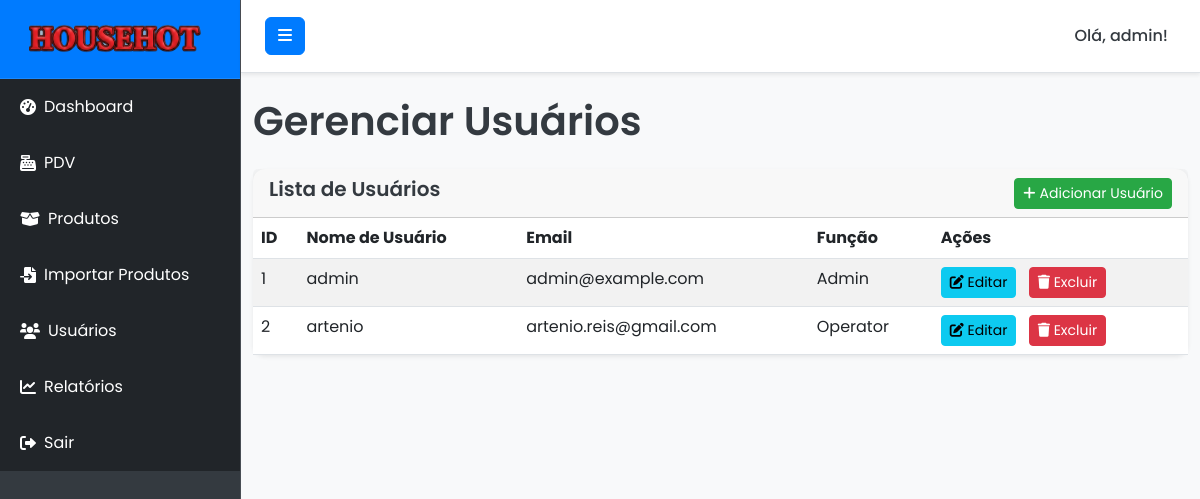
Page /users (signed in) on the earlier database version.
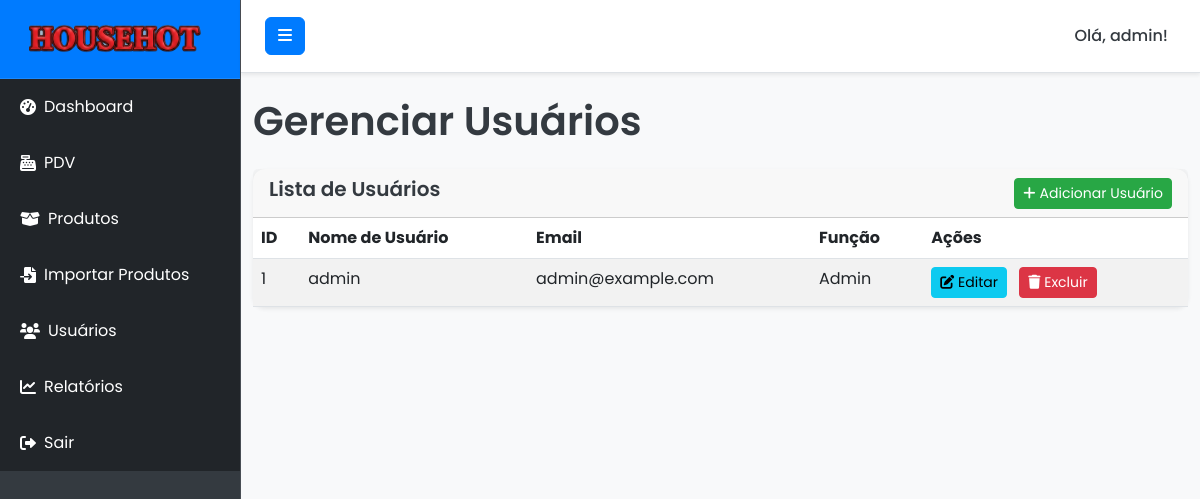
Same page on the later database version.
### models.py (models this page shows, shortened)
class User(db.Model, UserMixin):
    id = db.Column(db.Integer, primary_key=True)
    username = db.Column(db.String(64), unique=True, nullable=False)
    email = db.Column(db.String(120), unique=True, nullable=False)
    password_hash = db.Column(db.String(128))
    role = db.Column(db.String(20), default='user') # 'admin' ou 'user'
    sales = db.relationship('Sale', backref='user', lazy=True) # Relacionamento com vendas
    def is_admin(self):
        return self.role == 'admin'

### routes.py (the view)
@main_bp.route('/users')
@admin_required
def users():
    from models import User
    users = User.query.all()
    return render_template('users.html', users=users)

### app.py (called while the page is built)
def create_app():
    app = Flask(__name__, instance_relative_config=True)
    app.config.from_object('config.Config')
    try:
        app.config.from_pyfile('config.py')
    except FileNotFoundError:
        pass
    db.init_app(app)
    login_manager.init_app(app)
    migrate.init_app(app, db) # Inicializa Flask-Migrate com o app e o db
    login_manager.login_view = 'main.login'
    login_manager.login_message_category = 'info'
    login_manager.login_message = 'Por favor, faça login para acessar esta página.'
    @login_manager.user_loader
    def load_user(user_id):
        return User.query.get(int(user_id))
    app.register_blueprint(main_bp)
    return app

### routes.py (called while the page is built)
def admin_required(f):
    @wraps(f)
    @login_required
    def decorated_function(*args, **kwargs):
        from models import User
        if not current_user.is_admin():
            flash('Você não tem permissão para acessar esta página.', 'danger')
            return redirect(url_for('main.dashboard'))
        return f(*args, **kwargs)
    return decorated_function

### templates/users.html (shortened to what this page needs)
{% extends "base.html" %}
{% block content %}
<h1 class="mb-4">Gerenciar Usuários</h1>
<div class="card mb-4">
    <div class="card-header d-flex justify-content-between align-items-center">
        <h5>Lista de Usuários</h5>
        <a href="{{ url_for('main.add_user') }}" class="btn btn-success btn-sm">
            <i class="fas fa-plus me-1"></i>Adicionar Usuário
        </a>
    </div>
    <div class="card-body p-0">
        <div class="table-responsive">
            <table class="table table-striped table-hover mb-0">
                <thead>
                    <tr>
                        <th>ID</th>
                        <th>Nome de Usuário</th>
                        <th>Email</th>
                        <th>Função</th>
                        <th>Ações</th>
                    </tr>
                </thead>
                <tbody>
                    {% for user in users %}
                    <tr>
                        <td>{{ user.id }}</td>
                        <td>{{ user.username }}</td>
                        <td>{{ user.email }}</td>
                        <td>{{ user.role.capitalize() }}</td>
                        <td>
                            <a href="{{ url_for('main.edit_user', user_id=user.id) }}" class="btn btn-info btn-sm me-2">
                                <i class="fas fa-edit"></i> Editar
                            </a>
                            <form action="{{ url_for('main.delete_user', user_id=user.id) }}" method="POST" style="display:inline;">
                                <button type="submit" class="btn btn-danger btn-sm" onclick="return confirm('Tem certeza que deseja excluir o usuário {{ user.username }}? Esta ação é irreversível.');">
                                    <i class="fas fa-trash"></i> Excluir
                                </button>
                            </form>
                        </td>
                    </tr>
                    {% endfor %}
                </tbody>
            </table>
        </div>
    </div>
</div>
{% endblock %}

### templates/base.html (shortened to what this page needs)
<!DOCTYPE html>
<html lang="pt-br">
<head>
    <link href="https://cdn.jsdelivr.net/npm/bootstrap@5.3.0/dist/css/bootstrap.min.css" rel="stylesheet">
    <link rel="stylesheet" href="https://cdnjs.cloudflare.com/ajax/libs/font-awesome/6.0.0-beta3/css/all.min.css">
    <link rel="stylesheet" href="{{ url_for('static', filename='css/style.css') }}">
</head>
<body>
    <div class="d-flex" id="wrapper">
        <div class="bg-dark border-right" id="sidebar-wrapper">
            <div class="sidebar-heading text-white text-center py-4 fs-4 fw-bold">
                <img src="{{ url_for('static', filename='img/logo.png') }}" alt="Logo" class="me-2" style="height: 30px;">
            </div>
            <div class="list-group list-group-flush">
                <a href="{{ url_for('main.dashboard') }}" class="list-group-item list-group-item-action bg-dark text-white">
                    <i class="fas fa-tachometer-alt me-2"></i> Dashboard
                </a>
                <a href="{{ url_for('main.pdv') }}" class="list-group-item list-group-item-action bg-dark text-white">
                    <i class="fas fa-cash-register me-2"></i> PDV
                </a>
                {% if current_user.is_authenticated and current_user.is_admin() %}
                <a href="{{ url_for('main.products') }}" class="list-group-item list-group-item-action bg-dark text-white">
                    <i class="fas fa-box-open me-2"></i> Produtos
                </a>
                <a href="{{ url_for('main.import_products') }}" class="list-group-item list-group-item-action bg-dark text-white">
                    <i class="fas fa-file-import me-2"></i> Importar Produtos
                </a>
                <a href="{{ url_for('main.users') }}" class="list-group-item list-group-item-action bg-dark text-white">
                    <i class="fas fa-users me-2"></i> Usuários
                </a>
                <a href="{{ url_for('main.reports') }}" class="list-group-item list-group-item-action bg-dark text-white">
                    <i class="fas fa-chart-line me-2"></i> Relatórios
                </a>
                {% endif %}
                <a href="{{ url_for('main.logout') }}" class="list-group-item list-group-item-action bg-dark text-white">
                    <i class="fas fa-sign-out-alt me-2"></i> Sair
                </a>
            </div>
        </div>
        <div id="page-content-wrapper">
            <nav class="navbar navbar-expand-lg navbar-light bg-light border-bottom">
                <button class="btn btn-primary" id="menu-toggle">
                    <i class="fas fa-bars"></i>
                </button>
                <div class="collapse navbar-collapse" id="navbarSupportedContent">
                    <ul class="navbar-nav ms-auto mt-2 mt-lg-0">
                        <li class="nav-item active">
                            <a class="nav-link" href="#">Olá, {{ current_user.username }}!</a>
                        </li>
                    </ul>
                </div>
            </nav>
            <div class="container-fluid py-4">
                {% block content %}{% endblock %}
            </div>
        </div>
    </div>
</body>
</html>

### static/css/style.css (style rules this page uses)
:root { --primary-color: #007bff; --secondary-color: #28a745; --info-color: #17a2b8; --warning-color: #ffc107; --danger-color: #dc3545; --background-light: #f8f9fa; --text-dark: #343a40; --text-light: #ffffff; --sidebar-bg: #343a40; --sidebar-link-hover: #0056b3; --sidebar-header-bg: var(--primary-color); --navbar-bg: #ffffff; --navbar-border-bottom: #e0e0e0; --card-bg: #ffffff; --card-shadow: 0 0.125rem 0.25rem rgba(0, 0, 0, 0.075); --login-bg-gradient-start: #007bff; --login-bg-gradient-end: #0056b3; --login-card-bg: rgba(255, 255, 255, 0.95); --login-card-shadow: 0 10px 25px rgba(0, 0, 0, 0.2); }
body { font-family: 'Poppins', sans-serif; background-color: var(--background-light); color: var(--text-dark); overflow-x: hidden; margin: 0; }
h1, h2, h3, h4, h5, h6 { color: var(--text-dark); font-weight: 600; }
#wrapper { display: flex; }
#sidebar-wrapper { min-height: 100vh; margin-left: -15rem; transition: margin .25s ease-out; background-color: var(--sidebar-bg) !important; border-right: 1px solid rgba(255, 255, 255, 0.1); }
#sidebar-wrapper .sidebar-heading { padding: 1.5rem 1.25rem; font-size: 1.2rem; color: var(--text-light); background-color: var(--sidebar-header-bg); border-bottom: 1px solid rgba(255, 255, 255, 0.1); display: flex; align-items: center; justify-content: center; }
#sidebar-wrapper .sidebar-heading img { height: 30px; margin-right: 10px; }
#sidebar-wrapper .list-group { width: 15rem; }
#sidebar-wrapper .list-group-item { border: none; padding: 1rem 1.25rem; color: rgba(255, 255, 255, 0.7); background-color: transparent; transition: background-color 0.3s ease, color 0.3s ease; display: flex; align-items: center; }
#sidebar-wrapper .list-group-item i { margin-right: 10px; }
#page-content-wrapper { min-width: 100vw; }
@media (min-width: 768px) { #sidebar-wrapper { margin-left: 0; } }
@media (min-width: 768px) { #page-content-wrapper { min-width: 0; width: 100%; } }
.navbar { padding: 1rem 1.5rem; background-color: var(--navbar-bg) !important; border-bottom: 1px solid var(--navbar-border-bottom); box-shadow: var(--card-shadow); }
.navbar .btn-primary { background-color: var(--primary-color); border-color: var(--primary-color); color: var(--text-light); }
.navbar-nav .nav-link { color: var(--text-dark); font-weight: 500; }
.card { border: none; border-radius: 0.75rem; box-shadow: var(--card-shadow); background-color: var(--card-bg); }
.btn-success { background-color: var(--secondary-color); border-color: var(--secondary-color); color: var(--text-light); }
.btn-primary { background-color: var(--primary-color); border-color: var(--primary-color); color: var(--text-light); }
.btn-danger { background-color: var(--danger-color); border-color: var(--danger-color); color: var(--text-light); }

Differences in the rows shown:
removed User: id "2", username "artenio", email "artenio.reis@gmail.com", role "Operator"
